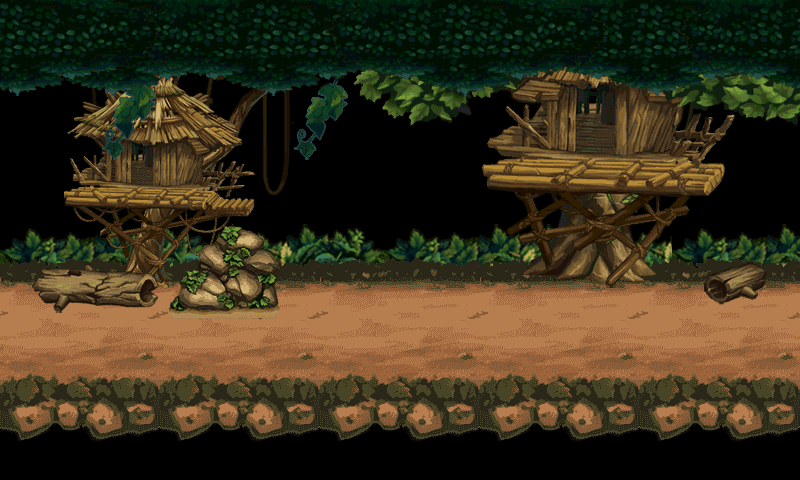

Below is a game level as drawn by its tile map, then a one-line description and the .tmx that defines it (tile-layer data replaced by summaries):
An orthogonal 25x15 tile map with 32x32 px tiles, 10 tile layers (BackGrass, Land, Tree, House, ...), 2 tilesets.

<map version="1.0" orientation="orthogonal" renderorder="right-down" width="25" height="15" tilewidth="32" tileheight="32" nextobjectid="1">
 <tileset firstgid="1" name="2_1_atlas" tilewidth="32" tileheight="32" tilecount="1089" columns="33">
  <image source="2_1_atlas.PNG" width="1056" height="1056" />
 </tileset>
 <tileset firstgid="1090" name="Jungle_Edges" tilewidth="32" tileheight="32" tilecount="256" columns="16">
  <image source="Jungle_Edges.png" width="512" height="512" />
 </tileset>
 <layer name="BackGrass" width="25" height="15">
  <data>[375 cells, 75 non-empty, 36 distinct tile ids]</data>
 </layer>
 <layer name="Land" width="25" height="15">
  <data>[375 cells, 150 non-empty, 30 distinct tile ids]</data>
 </layer>
 <layer name="Tree" width="25" height="15">
  <data>[375 cells, 153 non-empty, 153 distinct tile ids]</data>
 </layer>
 <layer name="House" width="25" height="15">
  <data>[375 cells, 114 non-empty, 114 distinct tile ids]</data>
 </layer>
 <layer name="Rock" width="25" height="15">
  <data>[375 cells, 24 non-empty, 24 distinct tile ids]</data>
 </layer>
 <layer name="Ivy" width="25" height="15">
  <data>[375 cells, 24 non-empty, 12 distinct tile ids]</data>
 </layer>
 <layer name="Leaf04" width="25" height="15">
  <data>[375 cells, 52 non-empty, 28 distinct tile ids]</data>
 </layer>
 <layer name="Leaf01" width="25" height="15">
  <data>[375 cells, 51 non-empty, 27 distinct tile ids]</data>
 </layer>
 <layer name="Leaf02" width="25" height="15">
  <data>[375 cells, 39 non-empty, 27 distinct tile ids]</data>
 </layer>
 <layer name="Leaf03" width="25" height="15">
  <data>[375 cells, 42 non-empty, 27 distinct tile ids]</data>
 </layer>
</map>
